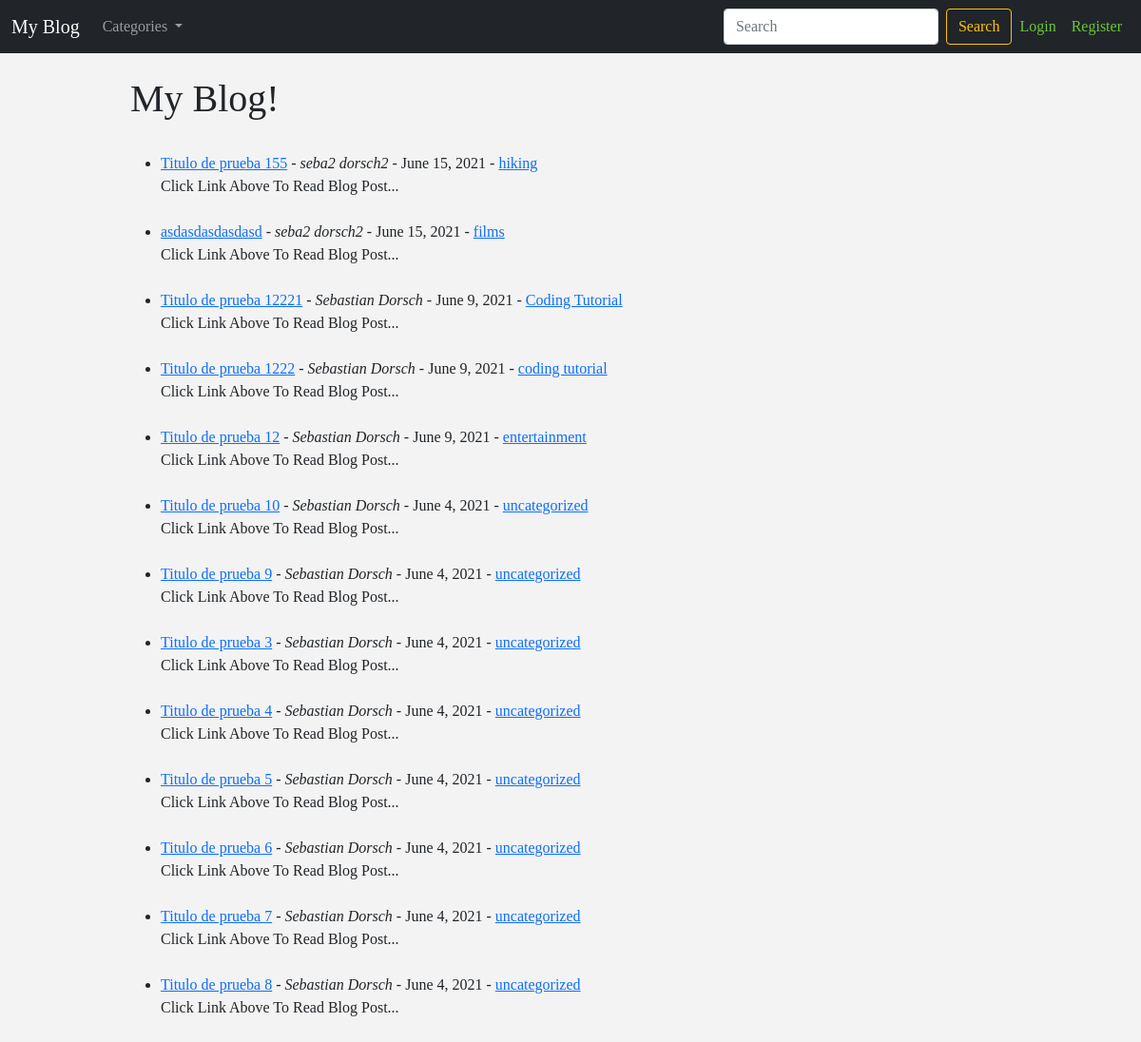
The app's page /, older data.
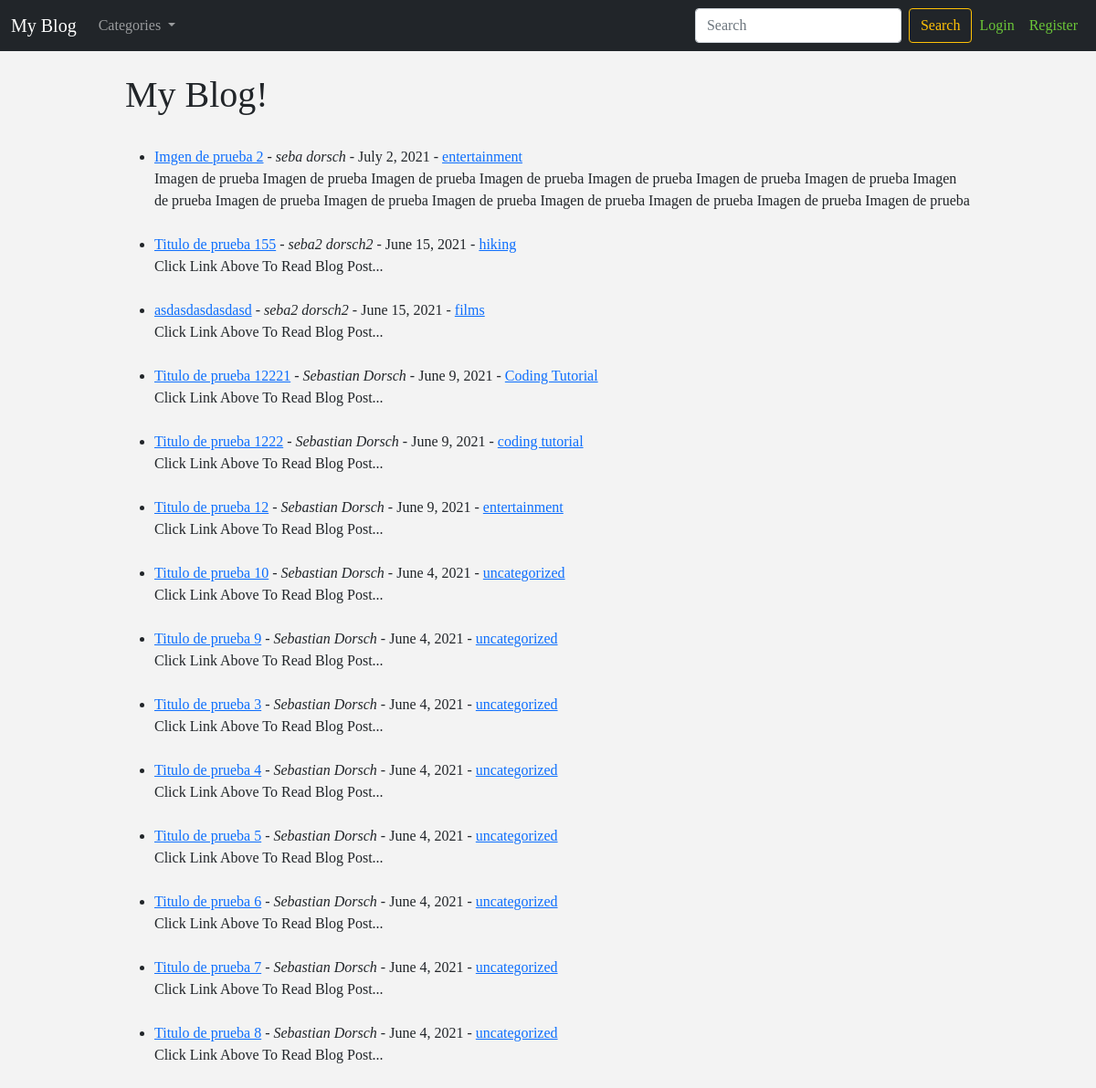
The same page, newer data.
### myblog/models.py (models this page shows, shortened)
class Post(models.Model):
    title = models.CharField(max_length=255)
    header_image = models.ImageField(null=True, blank=True, upload_to="images/")
    title_tag = models.CharField(max_length=255)
    author = models.ForeignKey(User, on_delete=models.CASCADE)
    body = RichTextField(blank=True, null=True)
    post_date = models.DateField(auto_now_add=True)
    post_datetime = models.DateTimeField(auto_now_add=True)
    category = models.CharField(max_length=255, default="uncategorized")
    snippet = models.CharField(max_length=255)
    likes = models.ManyToManyField(User, related_name='blog_posts')
    dislikes = models.ManyToManyField(User, related_name='blog_posts_dislikes')

### myblog/views.py (the view)
# urls.py: path('', HomeView.as_view(), name="home"),
class HomeView(ListView):
    model = Post
    template_name = 'home.html'
    ordering = ['-post_datetime']
    def get_context_data(self, *args, **kwargs):
        cat_menu = Category.objects.all()
        context = super(HomeView, self).get_context_data(*args, **kwargs)
        context["cat_menu"] = cat_menu
        return context

### myblog/models.py (called while the page is built)
    def __str__(self):
        return self.name

### myblog/templates/home.html (shortened to what this page needs)
{% extends 'base.html' %}
{% block content %}
<br>
<div class="container">
    <div class="row justify-content-center">
        <div class="col-sm-10">
            <h1>
                My Blog!
            </h1><br>
            <ul>
            {% for post in object_list %}
                <li>
                    <a href="{% url 'article-detail' post.pk %}">{{ post.title }}</a>
                    - <i>{{ post.author.first_name }} {{ post.author.last_name }}</i>
                    - {{ post.post_date }}
                    - <a href="{% url 'category' post.category|slugify %}">{{ post.category }}</a>
                    <br>
                    {{  post.snippet }}
                </li>
                <br>
            {% endfor %}
            </ul>
        </div>
    </div>
</div>
{% endblock %}

### myblog/templates/base.html (shortened to what this page needs)
<!doctype html>
<html lang="en">
  <head>
    <link href="https://cdn.jsdelivr.net/npm/bootstrap@5.0.1/dist/css/bootstrap.min.css" rel="stylesheet">
  </head>
  <body style="font-family: 'Century Schoolbook L'; background-color: #f3f3f3">
    <nav class="navbar navbar-expand-lg navbar-dark bg-dark">
      <div class="container-fluid">
        <a class="navbar-brand" href="{% url 'home' %}">My Blog</a>
        <div class="collapse navbar-collapse" id="navbarSupportedContent">
          <ul class="navbar-nav me-auto mb-2 mb-lg-0">
            {% if cat_menu %}
            <li class="nav-item dropdown">
              <a class="nav-link dropdown-toggle" href="#" id="navbarDropdown" role="button" data-bs-toggle="dropdown" aria-expanded="false">
                Categories
              </a>
            </li>
            {% endif %}
          </ul>
          <form class="d-flex">
            <input class="form-control me-2" type="search" placeholder="Search" aria-label="Search">
            <button class="btn btn-outline-warning" type="submit">Search</button>
          </form>
          {% if user.is_authenticated %}
            <ul class="navbar-nav mb-2 mb-lg-0">
              <li class="nav-item">
                <a class="nav-link" href="{% url 'logout' %}" style="color: #e54113">Logout</a>
              </li>
            </ul>
          {% else %}
            <ul class="navbar-nav mb-2 mb-lg-0">
              <li class="nav-item">
                <a class="nav-link" href="{% url 'login' %}" style="color: #6BC638">Login</a>
              </li>
              <li class="nav-item">
                <a class="nav-link" href="{% url 'register' %}" style="color: #6BC638">Register</a>
              </li>
            </ul>
          {% endif %}
        </div>
      </div>
    </nav>
    {% block content %}
    {% endblock %}
  </body>
</html>

Row changes from the older to the newer data that the page shows:
added Post: title "Imgen de prueba 2", author.first_name "seba", author.last_name "dorsch", post_date "July 2, 2021", category "entertainment", snippet "Imagen de prueba Imagen de prueba Imagen de prueba Imagen de prueba Imagen de prueba Imagen de prueba Imagen de prueba Imagen de prueba Imagen de prueba Imagen de prueba Imagen de prueba Imagen de prueba Imagen de prueba Imagen de prueba Imagen de prueba"
